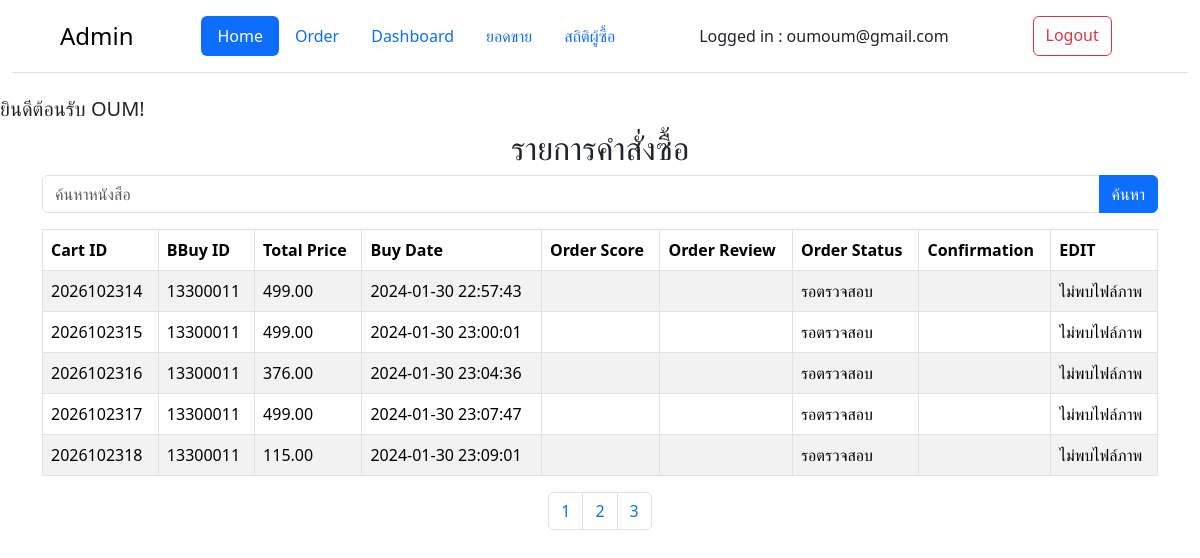
Page /สำรอง/order_admin2.php (signed in) on the committed database.
### tables this page shows
CREATE TABLE `cart` (
  `Cart_ID` int(20) NOT NULL COMMENT 'IDตะกร้า นี้จะเป็นตัวเดียวกับที่เอาข้อมูลไปทำใบเสร็จนะจ๊ะ',
  `Mana_ID` int(11) DEFAULT NULL,
  `BBuy_ID` int(11) NOT NULL,
  `Total_Price` decimal(10,2) DEFAULT 0.00,
  `Buy_Date` datetime DEFAULT NULL,
  `Order_Score` int(11) DEFAULT NULL,
  `Order_Review` text NOT NULL,
  `Order_Status` text NOT NULL COMMENT 'สถานะที่ถูกตรวจสอบโดยผู้จัดการว่าออเดอร์นี้จ่ายเงินเรียบร้อยหรือยัง หรือยกเลิกออเดอรืไปแล้วมีดังนี้\r\nยืนยันคำสั่งซื้อ\r\nรอตรวจสอบ\r\nยืนยันการชำระเงิน\r\nยกเลิก',
  `Confirmation` varchar(255) NOT NULL
);

### สำรอง/order_admin2.php (the view, shortened to what this page needs)
<!DOCTYPE html>
<html lang="en">
<head>
    <link href="https://cdn.jsdelivr.net/npm/bootstrap@5.3.2/dist/css/bootstrap.min.css" rel="stylesheet"
>
</head>
<body>
<div class="container-fluid">
    <header class="d-flex flex-wrap justify-content-between py-3 mb-4 border-bottom">
        <a href="/" class="d-flex align-items-center mb-3 mb-md-0 link-body-emphasis text-decoration-none">
            <svg class="bi me-2" width="40" height="32"><use xlink:href="#bootstrap"></use></svg>
            <span class="fs-4">Admin</span>
        </a>
        <ul class="nav nav-pills">
            <li class="nav-item"><a href="admin.php" class="nav-link active" aria-current="page">Home</a></li>
            <li class="nav-item"><a href="order_admin.php" class="nav-link">Order</a></li>
            <li class="nav-item"><a href="#" class="nav-link">Dashboard</a></li>
            <li class="nav-item"><a href="#" class="nav-link">ยอดขาย</a></li>
            <li class="nav-item"><a href="#" class="nav-link">สถิติผู้ซื้อ</a></li>
        </ul>
        <?php if (isset($_SESSION["User_ID"]) && isset($_SESSION["User_Name"]) && isset($_SESSION["User_Email"])) { ?>
            <span class="navbar-text me-3">
                Logged in : <?= $_SESSION["User_Email"] ?>
            </span>
            <a href="logout.php" class="btn btn-outline-danger">Logout</a>&nbsp;&nbsp;
        <?php } ?>
    </header>
</div>
<div class="mt-4 ms-auto">
    <?php
    if (isset($_SESSION["User_ID"]) && isset($_SESSION["User_Name"]) && isset($_SESSION["User_Email"])) {
        echo "<h5 class='text-start'>ยินดีต้อนรับ " . $_SESSION["User_Name"] . "!</h5>";
    } else {
        echo "<h2 class='text-start'>ยินดีต้อนรับ ผู้เยี่ยมชม!</h2>";
        echo "<p class='text-start'>กรุณาเข้าสู่ระบบเพื่อดูเนื้อหา.</p>";
    }
    ?>
</div>
<div class="container">
    <h2 class="text-center">รายการคำสั่งซื้อ</h2>
    <form class="mb-3" action="" method="GET">
        <div class="input-group">
            <input type="text" name="search" class="form-control" placeholder="ค้นหาหนังสือ">
            <button type="submit" class="btn btn-primary">ค้นหา</button>
        </div>
    </form>
    <?php
    include 'config.php';
    $page = isset($_GET['page']) ? (int)$_GET['page'] : 1;
    $perPage = 5;
    $start = ($page > 1) ? ($page * $perPage) - $perPage : 0;
    $search = isset($_GET['search']) ? $_GET['search'] : '';
    $sql = "SELECT * FROM cart WHERE
        Cart_ID LIKE '%$search%' OR
        BBuy_ID LIKE '%$search%' OR
        Total_Price LIKE '%$search%' OR
        Buy_Date LIKE '%$search%' OR
        Order_Score LIKE '%$search%' OR
        Order_Review LIKE '%$search%' OR
        Order_Status LIKE '%$search%'
        LIMIT $start, $perPage";
    $result = $conn->query($sql);
    if ($result->num_rows > 0) {
        echo "<table class='table table-striped table-bordered'>
            <thead>
                <tr>
                    <th>Cart ID</th>
                    <th>BBuy ID</th>
                    <th>Total Price</th>
                    <th>Buy Date</th>
                    <th>Order Score</th>
                    <th>Order Review</th>
                    <th>Order Status</th>
                    <th>Confirmation</th>
                    <th>EDIT</th>
                </tr>
            </thead>
            <tbody>";
        while ($row = $result->fetch_assoc()) {
            echo "<tr>
                    <td>" . $row["Cart_ID"] . "</td>
                    <td>" . $row["BBuy_ID"] . "</td>
                    <td>" . $row["Total_Price"] . "</td>
                    <td>" . $row["Buy_Date"] . "</td>
                    <td>" . $row["Order_Score"] . "</td>
                    <td>" . $row["Order_Review"] . "</td>
                    <td>" . $row["Order_Status"] . "</td>
                    <td>" . $row["แก้ไข"] . "</td>
                    <td>";
            if (isset($row["Confirmation"])) {
                $imagePath = $row["Confirmation"];
                if (file_exists($imagePath)) {
                    echo "<a href='$imagePath' target='_blank'><img src='$imagePath' alt='Confirmation' height='50'></a>";
                } else {
                    echo "ไม่พบไฟล์ภาพ";
                }
            }
            echo "</td>
                </tr>";
        }
        echo "</tbody>
            </table>";
    } else {
        echo "<p class='text-center'>ไม่พบข้อมูล</p>";
    }
    $totalPages = ceil($conn->query("SELECT * FROM cart")->num_rows / $perPage);
    echo '<ul class="pagination justify-content-center">';
    for ($i = 1; $i <= $totalPages; $i++) {
        echo '<li class="page-item"><a class="page-link" href="?page=' . $i . '&search=' . $search . '">' . $i . '</a></li>';
    }
    echo '</ul>';
    ?>
</div>
</body>
</html>

### rows in the picture
cart: Cart_ID "2026102314", BBuy_ID "13300011", Total_Price "499.00", Buy_Date "2024-01-30 22:57:43", Order_Status "รอตรวจสอบ", shows "ไม่พบไฟล์ภาพ"
cart: Cart_ID "2026102315", BBuy_ID "13300011", Total_Price "499.00", Buy_Date "2024-01-30 23:00:01", Order_Status "รอตรวจสอบ", shows "ไม่พบไฟล์ภาพ"
cart: Cart_ID "2026102316", BBuy_ID "13300011", Total_Price "376.00", Buy_Date "2024-01-30 23:04:36", Order_Status "รอตรวจสอบ", shows "ไม่พบไฟล์ภาพ"
cart: Cart_ID "2026102317", BBuy_ID "13300011", Total_Price "499.00", Buy_Date "2024-01-30 23:07:47", Order_Status "รอตรวจสอบ", shows "ไม่พบไฟล์ภาพ"
cart: Cart_ID "2026102318", BBuy_ID "13300011", Total_Price "115.00", Buy_Date "2024-01-30 23:09:01", Order_Status "รอตรวจสอบ", shows "ไม่พบไฟล์ภาพ"

### other values in the picture
$_SESSION["User_Email"] "oumoum@gmail.com"
$_SESSION["User_Name"] "OUM"
